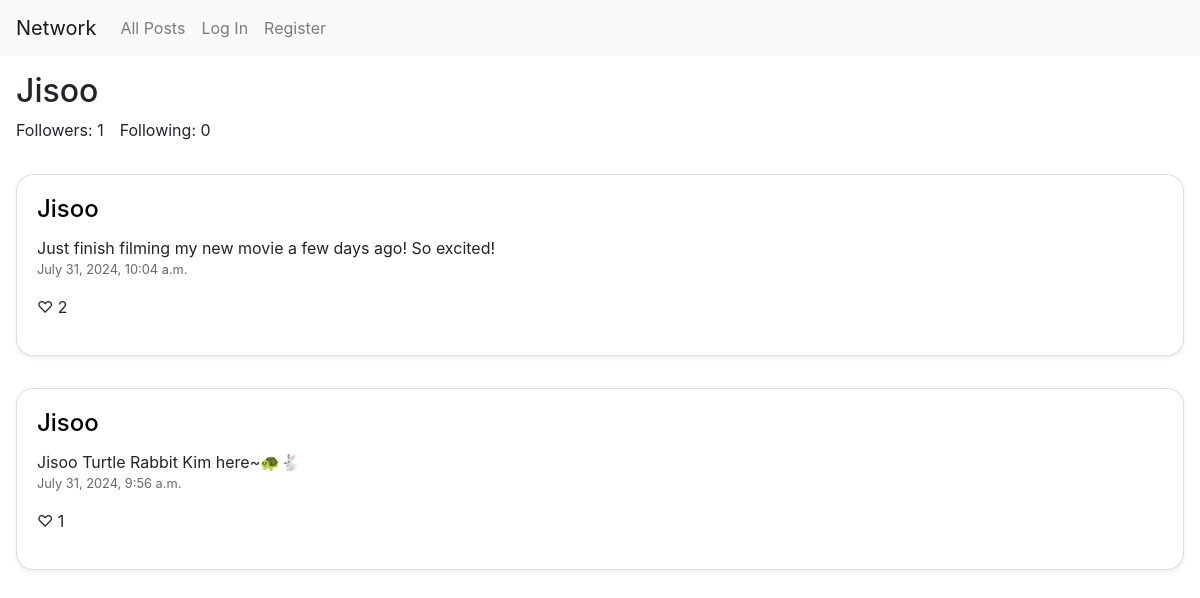
/profile/2, run on an earlier commit of the app's database.
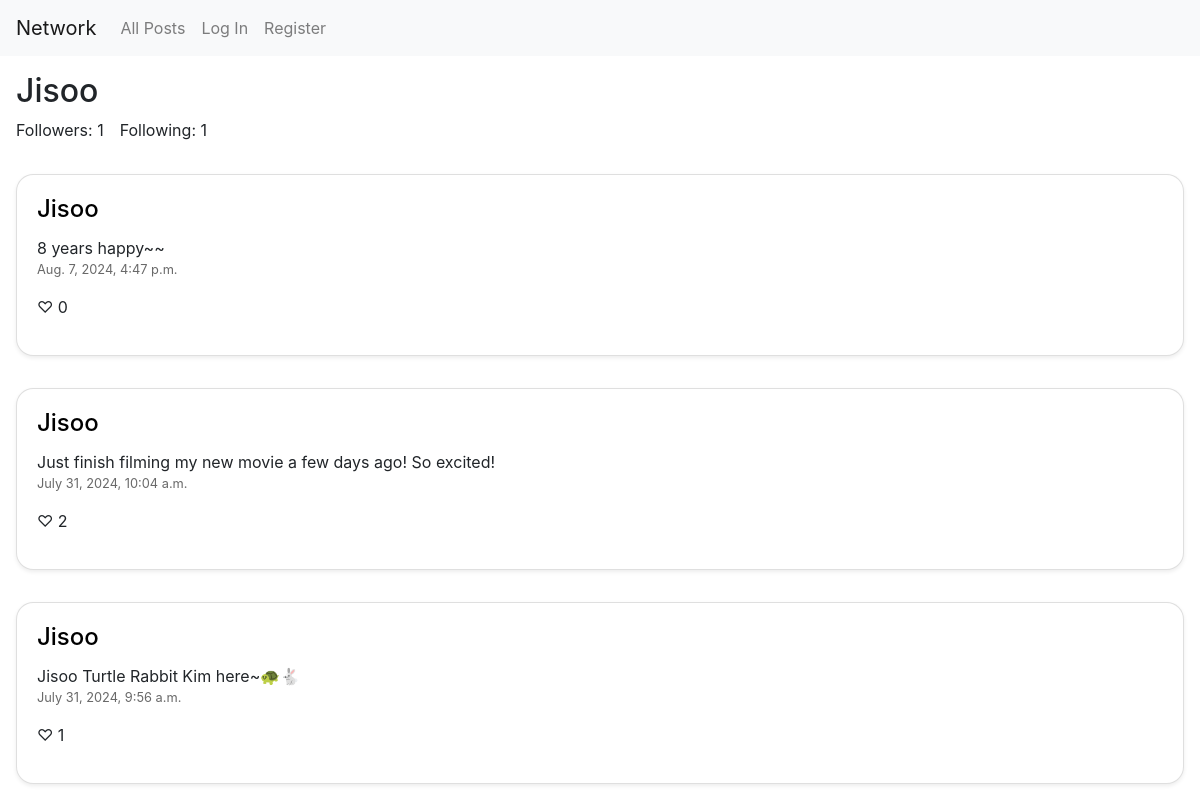
And on a later commit of the database.
### network/models.py (models this page shows, shortened)
class User(AbstractUser):
    pass

class Post(models.Model):
    user = models.ForeignKey(User, on_delete = models.CASCADE, related_name = "author")
    content = models.TextField(blank = False, null = False)
    timestamp = models.DateTimeField(auto_now_add = True)
    likes = models.IntegerField(default = 0)

### network/views.py (the view)
# urls.py: path("profile/<int:userId>", views.profile, name="profile")
def profile(request, userId):
    profile_user = User.objects.get(id = userId)
    user_posts = Post.objects.filter(user = profile_user).order_by('-timestamp')
    following_count = Follow.objects.filter(follower = profile_user).count()
    follower_count = Follow.objects.filter(following = profile_user).count()
    likes = Like.objects.all()
    is_following = False
    liked = []
    if request.user.is_authenticated:
        is_following = Follow.objects.filter(follower=request.user, following=profile_user).exists()
        for like in likes:
            if like.user.id == request.user.id:
                liked.append(like.post.id)
    paginator = Paginator(user_posts, 10)
    page_number = request.GET.get('page')
    posts = paginator.get_page(page_number)
    for post in posts:
        post.likes = Like.objects.filter(post=post).count()
        post.save()
    return render(request, "network/profile.html", {
        "profile_user": profile_user,
        "is_following": is_following,
        "following_count": following_count,
        "follower_count": follower_count,
        "posts": posts,
        "liked": liked
    })

### network/templates/network/profile.html (shortened to what this page needs)
{% extends "network/layout.html" %}
{% block body %}
<div class="container-fluid p-3">
    <h2 class="mb-2 me-3"> {{ profile_user.username }} </h2>
        <div class="d-flex align-items-center">
            <p id="follower-count-{{ profile_user.id }}" class="mb-0 me-3">Followers: {{ follower_count }}</p>
            <p id="following-count-{{ profile_user.id }}" class="mb-0 me-3">Following: {{ following_count }}</p>
        </div>
</div>
{% for post in posts %}
    <div class="container-fluid p-3">
        <div class="card shadow-sm">
            <div class="card-body">
                <h4 class="card-title">{{ post.user }}</h4>
                <div id="post-content-{{ post.id }}" class="card-text">{{ post.content }}</div>
                <p class="card-text" id="timestamp">{{ post.timestamp }}</p>
                {% if user.is_authenticated %}
                    <button class="button"
                            id="{% if post.id in liked %}unlike-button-{{ post.id }}{% else %}like-button-{{ post.id }}{% endif %}"
                            onclick="toggleLike('{{ post.id }}')">
                        {% if post.id in liked %}♥︎{% else %}♡{% endif %}
                        <span id="like-num-{{ post.id }}">{{ post.likes }}</span>
                    </button>
                {% else %}
                    <p>♡ {{ post.likes }}</p>
                {% endif %}
            </div>
        </div>
    </div>
    {% empty %}
        <p class="m-3">They haven't posted anything yet!</p>
{% endfor %}
{% endblock %}

### network/templates/network/layout.html (shortened to what this page needs)
{% load static %}
<!DOCTYPE html>
<html lang="en">
    <head>
        <link rel="stylesheet" href="https://stackpath.bootstrapcdn.com/bootstrap/4.4.1/css/bootstrap.min.css">
        <link href="{% static 'network/styles.css' %}" rel="stylesheet">
    </head>
    <body>
        <nav class="navbar navbar-expand-lg navbar-light bg-light">
            <a class="navbar-brand" href="{% url 'index' %}">Network</a>
            <div>
              <ul class="navbar-nav mr-auto">
                <li class="nav-item">
                  <a class="nav-link" href="{% url 'index' %}">All Posts</a>
                </li>
                {% if user.is_authenticated %}
                    <li class="nav-item">
                        <a class="nav-link" href="{% url 'following' %}">Following</a>
                    </li>
                    <li class="nav-item">
                        <a class="nav-link" href="{% url 'logout' %}">Log Out</a>
                    </li>
                {% else %}
                    <li class="nav-item">
                        <a class="nav-link" href="{% url 'login' %}">Log In</a>
                    </li>
                    <li class="nav-item">
                        <a class="nav-link" href="{% url 'register' %}">Register</a>
                    </li>
                {% endif %}
              </ul>
            </div>
          </nav>
        <div class="body">
            {% block body %}
            {% endblock %}
        </div>
    </body>
</html>

### network/static/network/styles.css (style rules this page uses)
h4 { color: black; }
.card { transition: transform 0.3s ease; border-radius: 2ex; }
#timestamp { font-size: 80%; color: dimgray; }
.d-flex { display: flex; }
.align-items-center { align-items: center; }
.me-3 { margin-right: 1rem; }
.mb-0 { margin-bottom: 0; }

What changed in the data, as far as the page shows it:
added Post: user "Jisoo", content "8 years happy~~", timestamp "Aug. 7, 2024, 4:47 p.m.", likes "0"
Also different on the page:
{{ following_count }}: "0" → "1"
